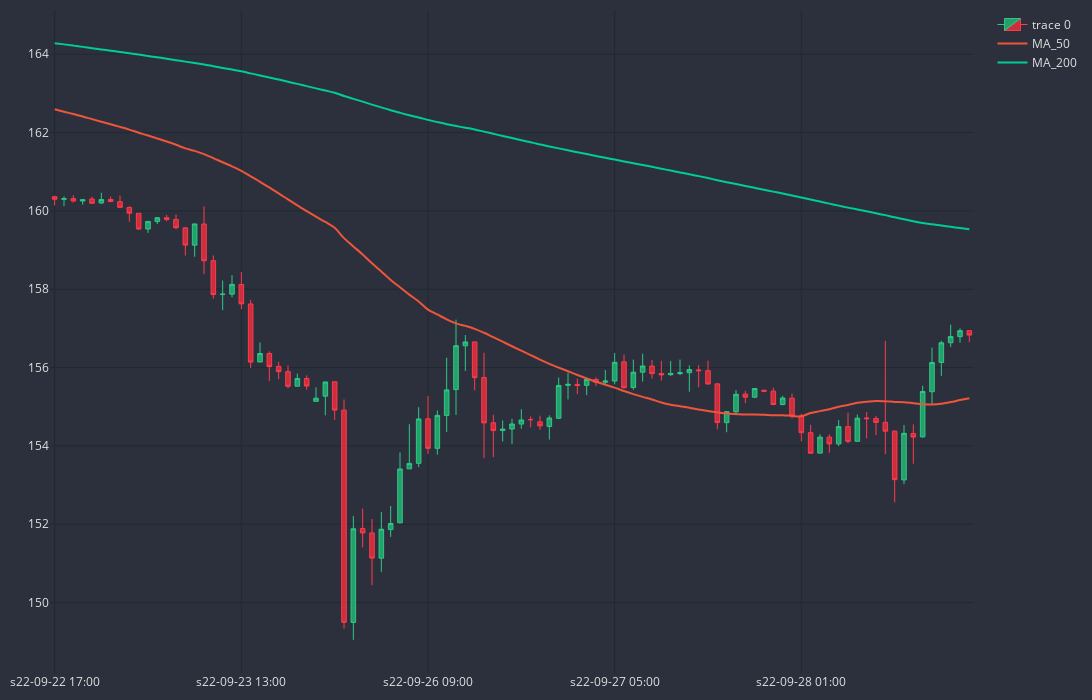

Notebook source saved alongside this figure:
### Code cell
cp = CandlePlot(df_an.iloc[1:100])
cp.show_plot(line_traces=[MA_S, MA_L])
